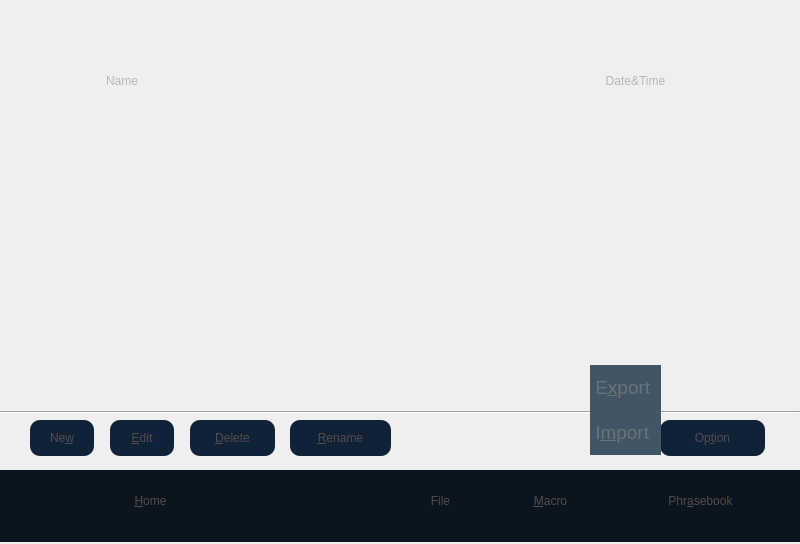
<?xml version="1.0" encoding="UTF-8"?>
<ui version="4.0">
 <class>ManagerFile</class>
 <widget class="QWidget" name="ManagerFile">
  <property name="geometry">
   <rect>
    <x>0</x>
    <y>0</y>
    <width>800</width>
    <height>544</height>
   </rect>
  </property>
  <property name="focusPolicy">
   <enum>Qt::StrongFocus</enum>
  </property>
  <property name="windowTitle">
   <string>Form</string>
  </property>
  <property name="styleSheet">
   <string notr="true"/>
  </property>
  <widget class="QPushButton" name="editBnt">
   <property name="geometry">
    <rect>
     <x>110</x>
     <y>420</y>
     <width>64</width>
     <height>36</height>
    </rect>
   </property>
   <property name="focusPolicy">
    <enum>Qt::NoFocus</enum>
   </property>
   <property name="autoFillBackground">
    <bool>false</bool>
   </property>
   <property name="styleSheet">
    <string notr="true">QPushButton{
    border: none;
selection-color: rgb(255, 255, 255);
    border-radius:10px;
color: rgb(86, 74, 74);
    border-radius:10px;
background-color: rgb(16, 34, 56);
font: 18pt &quot;Ubuntu&quot;;
}
QPushButton:focus{
    color:white;
}
</string>
   </property>
   <property name="text">
    <string>&amp;Edit</string>
   </property>
   <property name="checkable">
    <bool>true</bool>
   </property>
  </widget>
  <widget class="QPushButton" name="deleteBnt">
   <property name="geometry">
    <rect>
     <x>190</x>
     <y>420</y>
     <width>85</width>
     <height>36</height>
    </rect>
   </property>
   <property name="focusPolicy">
    <enum>Qt::NoFocus</enum>
   </property>
   <property name="autoFillBackground">
    <bool>false</bool>
   </property>
   <property name="styleSheet">
    <string notr="true">QPushButton{
    border: none;
selection-color: rgb(255, 255, 255);
    border-radius:10px;
color: rgb(86, 74, 74);
    border-radius:10px;
background-color: rgb(16, 34, 56);
font: 18pt &quot;Ubuntu&quot;;
}
QPushButton:focus{
    color:white;
}
</string>
   </property>
   <property name="text">
    <string>&amp;Delete</string>
   </property>
   <property name="checkable">
    <bool>true</bool>
   </property>
  </widget>
  <widget class="QPushButton" name="optionBnt">
   <property name="geometry">
    <rect>
     <x>660</x>
     <y>420</y>
     <width>105</width>
     <height>36</height>
    </rect>
   </property>
   <property name="focusPolicy">
    <enum>Qt::NoFocus</enum>
   </property>
   <property name="autoFillBackground">
    <bool>false</bool>
   </property>
   <property name="styleSheet">
    <string notr="true">QPushButton{
    border: none;
selection-color: rgb(255, 255, 255);
    border-radius:10px;
color: rgb(86, 74, 74);
    border-radius:10px;
background-color: rgb(16, 34, 56);
font: 18pt &quot;Ubuntu&quot;;
}
QPushButton:focus{
    color:white;
}
</string>
   </property>
   <property name="text">
    <string>Op&amp;tion</string>
   </property>
   <property name="icon">
    <iconset resource="../../resources/nbdp.qrc">
     <normaloff>:/images/optionLeft</normaloff>:/images/optionLeft</iconset>
   </property>
   <property name="checkable">
    <bool>true</bool>
   </property>
  </widget>
  <widget class="QLabel" name="nameLabel">
   <property name="geometry">
    <rect>
     <x>50</x>
     <y>50</y>
     <width>144</width>
     <height>61</height>
    </rect>
   </property>
   <property name="styleSheet">
    <string notr="true">background-image: url(:/images/Ellipse_144_61);
font: 20pt &quot;Ubuntu&quot;;
color: rgb(183, 183, 183);</string>
   </property>
   <property name="text">
    <string>Name</string>
   </property>
   <property name="alignment">
    <set>Qt::AlignCenter</set>
   </property>
  </widget>
  <widget class="QLabel" name="datetimeLabel">
   <property name="geometry">
    <rect>
     <x>540</x>
     <y>50</y>
     <width>191</width>
     <height>61</height>
    </rect>
   </property>
   <property name="styleSheet">
    <string notr="true">background-image: url(:/images/manager_File_dateTimeEllipse);
background-image-size:100px 200px;
font: 20pt &quot;Ubuntu&quot;;
color: rgb(183, 183, 183); </string>
   </property>
   <property name="text">
    <string>Date&amp;Time</string>
   </property>
   <property name="alignment">
    <set>Qt::AlignCenter</set>
   </property>
  </widget>
  <widget class="Line" name="Contactsline">
   <property name="geometry">
    <rect>
     <x>0</x>
     <y>410</y>
     <width>800</width>
     <height>5</height>
    </rect>
   </property>
   <property name="orientation">
    <enum>Qt::Horizontal</enum>
   </property>
  </widget>
  <widget class="QPushButton" name="arrowUpButton">
   <property name="geometry">
    <rect>
     <x>370</x>
     <y>390</y>
     <width>30</width>
     <height>15</height>
    </rect>
   </property>
   <property name="focusPolicy">
    <enum>Qt::NoFocus</enum>
   </property>
   <property name="autoFillBackground">
    <bool>false</bool>
   </property>
   <property name="styleSheet">
    <string notr="true">    border: none;
background-image: url(:/images/Arrow_up_gray);
selection-background-color: url(:/images/Arrow_up_white);</string>
   </property>
   <property name="text">
    <string/>
   </property>
  </widget>
  <widget class="QPushButton" name="arrowDownButton">
   <property name="geometry">
    <rect>
     <x>450</x>
     <y>390</y>
     <width>30</width>
     <height>15</height>
    </rect>
   </property>
   <property name="focusPolicy">
    <enum>Qt::NoFocus</enum>
   </property>
   <property name="autoFillBackground">
    <bool>false</bool>
   </property>
   <property name="styleSheet">
    <string notr="true">    border: none;
background-image: url(:/images/Arrow_down_gray);
selection-background-color: url(:/images/Arrow_down_white);</string>
   </property>
   <property name="text">
    <string/>
   </property>
  </widget>
  <widget class="TitleWidget" name="contactsTiltewidget" native="true">
   <property name="geometry">
    <rect>
     <x>0</x>
     <y>9</y>
     <width>800</width>
     <height>45</height>
    </rect>
   </property>
  </widget>
  <widget class="QTableView" name="tableView">
   <property name="geometry">
    <rect>
     <x>0</x>
     <y>110</y>
     <width>800</width>
     <height>281</height>
    </rect>
   </property>
   <property name="focusPolicy">
    <enum>Qt::StrongFocus</enum>
   </property>
   <property name="styleSheet">
    <string notr="true"> color: gray;
background: transparent;
selection-background-color: qlineargradient(spread:pad, x1:0, y1:0, x2:0, y2:1, stop:0 rgba(48, 60, 76, 255), stop:1 rgba(7, 61, 82, 255));
selection-color: rgb(255, 255, 255);
font: 16pt &quot;Ubuntu&quot;;
    border:none;
</string>
   </property>
   <property name="verticalScrollBarPolicy">
    <enum>Qt::ScrollBarAlwaysOff</enum>
   </property>
   <property name="horizontalScrollBarPolicy">
    <enum>Qt::ScrollBarAlwaysOff</enum>
   </property>
   <property name="autoScroll">
    <bool>true</bool>
   </property>
   <property name="editTriggers">
    <set>QAbstractItemView::NoEditTriggers</set>
   </property>
   <property name="tabKeyNavigation">
    <bool>false</bool>
   </property>
   <property name="showGrid">
    <bool>false</bool>
   </property>
   <property name="wordWrap">
    <bool>true</bool>
   </property>
   <attribute name="horizontalHeaderVisible">
    <bool>false</bool>
   </attribute>
   <attribute name="verticalHeaderDefaultSectionSize">
    <number>40</number>
   </attribute>
  </widget>
  <widget class="QPushButton" name="exportBnt">
   <property name="geometry">
    <rect>
     <x>590</x>
     <y>365</y>
     <width>71</width>
     <height>45</height>
    </rect>
   </property>
   <property name="font">
    <font>
     <family>Ubuntu</family>
     <pointsize>14</pointsize>
     <weight>50</weight>
     <italic>false</italic>
     <bold>false</bold>
    </font>
   </property>
   <property name="focusPolicy">
    <enum>Qt::NoFocus</enum>
   </property>
   <property name="styleSheet">
    <string notr="true">QPushButton{    border: none;
	color: rgb(105, 115, 119);
	background-color:rgb(65, 85, 100);
	font: 14pt &quot;Ubuntu&quot;;
   text-align:left;
}
QPushButton:focus{
    color:rgb(255, 255, 255);
	background-color: rgb(16, 34, 56);
}</string>
   </property>
   <property name="text">
    <string> E&amp;xport</string>
   </property>
  </widget>
  <widget class="QPushButton" name="importBnt">
   <property name="geometry">
    <rect>
     <x>590</x>
     <y>410</y>
     <width>71</width>
     <height>45</height>
    </rect>
   </property>
   <property name="font">
    <font>
     <family>Ubuntu</family>
     <pointsize>14</pointsize>
     <weight>50</weight>
     <italic>false</italic>
     <bold>false</bold>
    </font>
   </property>
   <property name="focusPolicy">
    <enum>Qt::NoFocus</enum>
   </property>
   <property name="styleSheet">
    <string notr="true">QPushButton{    border: none;
	color: rgb(105, 115, 119);
	background-color:rgb(65, 85, 100);
	font: 14pt &quot;Ubuntu&quot;;
   text-align:left;
}
QPushButton:focus{
    color:rgb(255, 255, 255);
	background-color: rgb(16, 34, 56);
}</string>
   </property>
   <property name="text">
    <string> I&amp;mport</string>
   </property>
   <property name="checkable">
    <bool>true</bool>
   </property>
  </widget>
  <widget class="QWidget" name="controlWidget" native="true">
   <property name="geometry">
    <rect>
     <x>0</x>
     <y>470</y>
     <width>800</width>
     <height>72</height>
    </rect>
   </property>
   <property name="autoFillBackground">
    <bool>false</bool>
   </property>
   <property name="styleSheet">
    <string notr="true"> background-color:rgb(10,21,31);</string>
   </property>
   <widget class="QToolButton" name="homeTBnt">
    <property name="geometry">
     <rect>
      <x>80</x>
      <y>0</y>
      <width>141</width>
      <height>61</height>
     </rect>
    </property>
    <property name="focusPolicy">
     <enum>Qt::NoFocus</enum>
    </property>
    <property name="styleSheet">
     <string notr="true">QToolButton{
    border:none;
    outline: none;
    color:rgb(86, 74, 74);
     background: transparent;
	font: 18pt &quot;Ubuntu&quot;;

}
QToolButton:focus{
    color:white;

}

</string>
    </property>
    <property name="text">
     <string>&amp;Home</string>
    </property>
    <property name="icon">
     <iconset>
      <normalon>:/images/home_normal</normalon>
      <selectedoff>:/images/home_normal</selectedoff>
      <selectedon>:/images/home_hover</selectedon>
     </iconset>
    </property>
    <property name="iconSize">
     <size>
      <width>56</width>
      <height>42</height>
     </size>
    </property>
    <property name="popupMode">
     <enum>QToolButton::DelayedPopup</enum>
    </property>
    <property name="toolButtonStyle">
     <enum>Qt::ToolButtonTextBesideIcon</enum>
    </property>
   </widget>
   <widget class="QToolButton" name="phrasebookTBnt">
    <property name="geometry">
     <rect>
      <x>620</x>
      <y>0</y>
      <width>161</width>
      <height>61</height>
     </rect>
    </property>
    <property name="focusPolicy">
     <enum>Qt::NoFocus</enum>
    </property>
    <property name="styleSheet">
     <string notr="true">QToolButton{
    border:none;
    outline: none;
    color:rgb(86, 74, 74);
     background: transparent;
	font: 18pt &quot;Ubuntu&quot;;

}
QToolButton:focus{
    color:white;

}

</string>
    </property>
    <property name="text">
     <string>Phr&amp;asebook</string>
    </property>
    <property name="icon">
     <iconset>
      <normalon>:/images/manager_PhraseBook_Btn_SelNo</normalon>
      <selectedoff>:/images/manager_PhraseBook_Btn_SelNo</selectedoff>
      <selectedon>:/images/manager_PhraseBook_Btn_SelNo</selectedon>
     </iconset>
    </property>
    <property name="iconSize">
     <size>
      <width>26</width>
      <height>19</height>
     </size>
    </property>
    <property name="popupMode">
     <enum>QToolButton::DelayedPopup</enum>
    </property>
    <property name="toolButtonStyle">
     <enum>Qt::ToolButtonTextBesideIcon</enum>
    </property>
   </widget>
   <widget class="QToolButton" name="macroTBnt">
    <property name="geometry">
     <rect>
      <x>500</x>
      <y>0</y>
      <width>101</width>
      <height>61</height>
     </rect>
    </property>
    <property name="focusPolicy">
     <enum>Qt::NoFocus</enum>
    </property>
    <property name="styleSheet">
     <string notr="true">QToolButton{
    border:none;
    outline: none;
    color:rgb(86, 74, 74);

     background: transparent;
	font: 18pt &quot;Ubuntu&quot;;

}
QToolButton:focus{
    color:white;

}

</string>
    </property>
    <property name="text">
     <string>&amp;Macro</string>
    </property>
    <property name="icon">
     <iconset>
      <normalon>:/images/manager_Macro_Btn_SelNo</normalon>
      <selectedoff>:/images/manager_Macro_Btn_SelNo</selectedoff>
      <selectedon>:/images/manager_Macro_Btn_SelNo</selectedon>
     </iconset>
    </property>
    <property name="iconSize">
     <size>
      <width>26</width>
      <height>19</height>
     </size>
    </property>
    <property name="popupMode">
     <enum>QToolButton::DelayedPopup</enum>
    </property>
    <property name="toolButtonStyle">
     <enum>Qt::ToolButtonTextBesideIcon</enum>
    </property>
   </widget>
   <widget class="QToolButton" name="fileTBnt_2">
    <property name="enabled">
     <bool>false</bool>
    </property>
    <property name="geometry">
     <rect>
      <x>400</x>
      <y>0</y>
      <width>81</width>
      <height>61</height>
     </rect>
    </property>
    <property name="focusPolicy">
     <enum>Qt::NoFocus</enum>
    </property>
    <property name="styleSheet">
     <string notr="true">QToolButton{
    border:none;
    outline: none;
    color:rgb(86, 74, 74);

     background: transparent;
	font: 18pt &quot;Ubuntu&quot;;

}
QToolButton:focus{
    color:white;

}

</string>
    </property>
    <property name="text">
     <string>File</string>
    </property>
    <property name="icon">
     <iconset>
      <normalon>:/images/manager_File_Btn_SelYes</normalon>
      <disabledon>:/images/manager_File_Btn_SelYes</disabledon>
      <selectedoff>:/images/manager_File_Btn_SelNo</selectedoff>
      <selectedon>:/images/manager_File_Btn_SelNo</selectedon>
     </iconset>
    </property>
    <property name="iconSize">
     <size>
      <width>26</width>
      <height>19</height>
     </size>
    </property>
    <property name="popupMode">
     <enum>QToolButton::DelayedPopup</enum>
    </property>
    <property name="toolButtonStyle">
     <enum>Qt::ToolButtonTextBesideIcon</enum>
    </property>
   </widget>
  </widget>
  <widget class="QPushButton" name="renameBnt">
   <property name="geometry">
    <rect>
     <x>290</x>
     <y>420</y>
     <width>101</width>
     <height>36</height>
    </rect>
   </property>
   <property name="focusPolicy">
    <enum>Qt::NoFocus</enum>
   </property>
   <property name="autoFillBackground">
    <bool>false</bool>
   </property>
   <property name="styleSheet">
    <string notr="true">QPushButton{
    border: none;
selection-color: rgb(255, 255, 255);
    border-radius:10px;
    color:rgb(86, 74, 74);
    border-radius:10px;
background-color: rgb(16, 34, 56);
font: 18pt &quot;Ubuntu&quot;;
}
QPushButton:focus{
    color:white;
}
</string>
   </property>
   <property name="text">
    <string>&amp;Rename</string>
   </property>
   <property name="checkable">
    <bool>true</bool>
   </property>
  </widget>
  <widget class="QPushButton" name="newBnt">
   <property name="geometry">
    <rect>
     <x>30</x>
     <y>420</y>
     <width>64</width>
     <height>36</height>
    </rect>
   </property>
   <property name="focusPolicy">
    <enum>Qt::NoFocus</enum>
   </property>
   <property name="autoFillBackground">
    <bool>false</bool>
   </property>
   <property name="styleSheet">
    <string notr="true">QPushButton{
    border: none;
selection-color: rgb(255, 255, 255);
    border-radius:10px;
color: rgb(86, 74, 74);
    border-radius:10px;
background-color: rgb(16, 34, 56);
font: 18pt &quot;Ubuntu&quot;;
}
QPushButton:focus{
    color:white;
}
</string>
   </property>
   <property name="text">
    <string>Ne&amp;w</string>
   </property>
   <property name="checkable">
    <bool>true</bool>
   </property>
  </widget>
 </widget>
 <customwidgets>
  <customwidget>
   <class>TitleWidget</class>
   <extends>QWidget</extends>
   <header>widgets/titlewidget.h</header>
   <container>1</container>
  </customwidget>
 </customwidgets>
 <resources>
  <include location="../../resources/nbdp.qrc"/>
 </resources>
 <connections/>
</ui>
